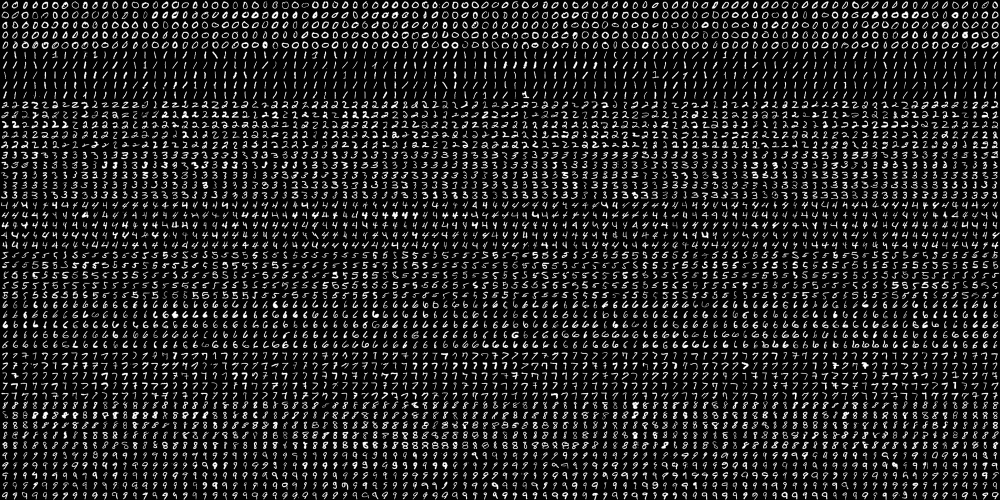
#> input picture images/digits.png, 2000 x 1000 px (shown at 1/2 size)
$ jupyter execute --allow-errors '5장. 2절. 싸이킷런의 MLPClassifier를 이용한 실시간 손글씨 숫자 인식하기.ipynb'   (text cells are left out)
#> lines starting #> are read from the running program, lines starting #| are printed output that depends on the picture; after the words box and inside, x2 and y2 are one past the last pixel; in counts of white or black regions, pixels touching at a corner belong together
[cell 1]
from IPython.display import display, HTML
display(HTML("<style>.container { width:100% !important; }</style>"))

[cell 2]
import cv2
img = cv2.imread('./images/digits.png', cv2.IMREAD_GRAYSCALE)
#> img is the input picture: shape (1000, 2000); min 0, max 255, mean 33.8
print(img.shape)
#| (1000, 2000)

[cell 3]
import numpy as np

cells = [np.hsplit(row,100) for row in np.vsplit(img,50)]
#> cells = 50 items
x = np.array(cells) / 255.
X = x[:,:].reshape(-1,400).astype(np.float32)
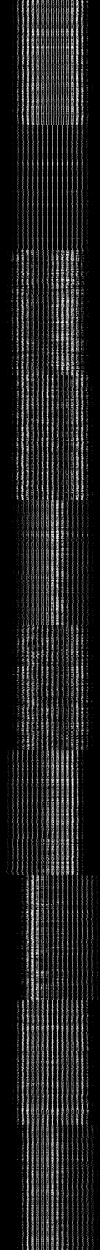
#> X: shape (5000, 400) float32 (shown at 1/4 size); min 0, max 1, mean 0.133
y = np.repeat(np.arange(10),500)

[cell 4]
from sklearn.model_selection import train_test_split
X_train, X_test, y_train, y_test = train_test_split(X, y, test_size=0.3,
                                                    random_state=1)
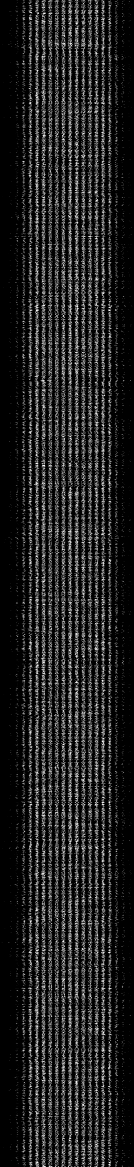
#> X_train: shape (3500, 400) float32 (shown at 1/3 size); min 0, max 1, mean 0.132
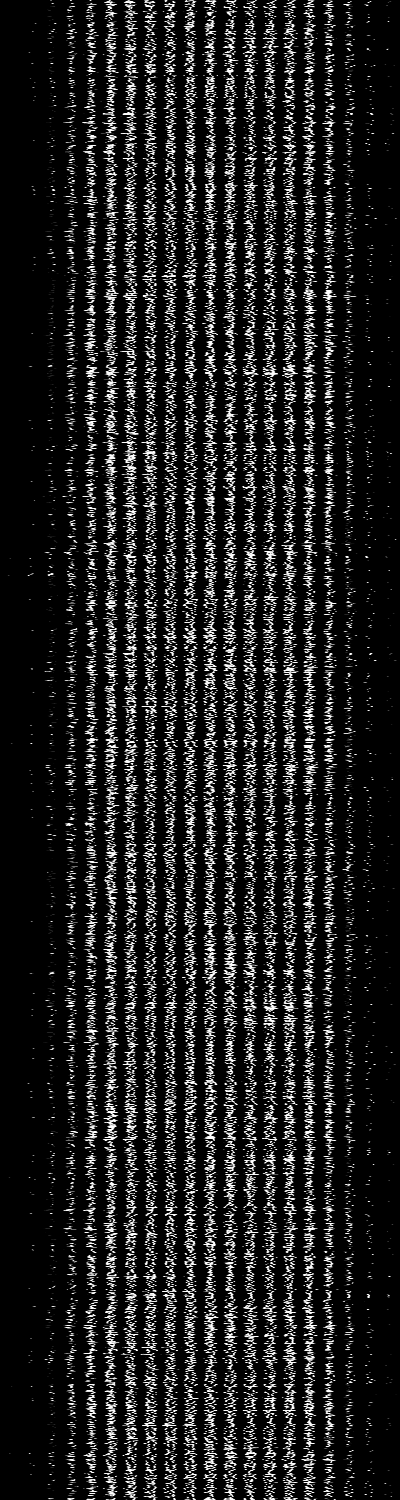
#> X_test: shape (1500, 400) float32; min 0, max 1, mean 0.134
#> y_train = 3500 values, max 9 at index 1, min 0 at index 2, mean 4.51; y_test = 1500 values, max 9 at index 1, min 0 at index 34, mean 4.47

[cell 5]
from sklearn.neural_network import MLPClassifier
model = MLPClassifier(hidden_layer_sizes=(512,256,128), verbose=True)

[cell 6]
model.fit(X_train, y_train)
#> (printed output is left out)

[cell 7]
import pickle
with open("number.model", "wb") as f:
    pickle.dump(model, f)

[cell 8]
img4 = cv2.imread('./images/four.png', 0)
cv2.imshow("4", img4)
cv2.waitKey(0)
cv2.destroyAllWindows()

#> (a cell that did not finish here is left out)

[cell 10]
import cv2
import numpy as np

cap = cv2.VideoCapture(0)
if cap.isOpened():
    while True:
        ret, img = cap.read()
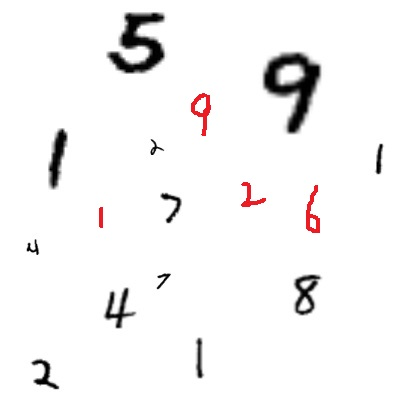
#> input picture sample.jpg, 416 x 416 px, given in place of the camera
#> img is the input picture: shape (416, 416, 3); mean B, G, R 245.4, 245.4, 246.3
        if not ret: break

        g_img = cv2.cvtColor(img, cv2.COLOR_BGR2GRAY)
        _, bin_img = cv2.threshold(g_img, 110, 255, cv2.THRESH_BINARY_INV)
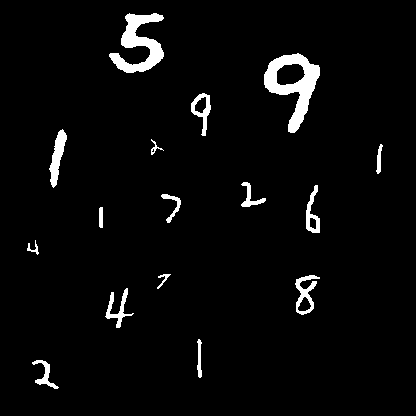
#> bin_img: shape (416, 416); 3.6% white; 16 white regions
        contours, hierarchy = cv2.findContours(bin_img, cv2.RETR_EXTERNAL,
                                               cv2.CHAIN_APPROX_SIMPLE)
#> contours = 16 contours; largest, box (x1, y1, x2, y2) and area: (264, 53, 320, 133) 2164, (109, 13, 164, 73) 1322, (295, 275, 320, 315) 444, (49, 129, 67, 188) 428, (191, 93, 211, 136) 404
        for contour in contours:
            (x,y), radius = cv2.minEnclosingCircle(contour)
            if radius < 5: continue # 5보다 작은 객체 Skip
            xs, xe = int(x-radius), int(x+radius)
            ys, ye = int(y-radius), int(y+radius)
            cv2.rectangle(bin_img, (xs,ys), (xe,ye), (200,0,0), 1)
            roi = bin_img[ys:ye, xs:xe]
            if roi.shape[0]*roi.shape[1] == 0: continue
            roi = cv2.resize(roi, dsize=(16, 16))
            A = np.zeros((20,20))
            A[2:-2,2:-2] = roi[:,:]
            A = A.reshape(-1,400)
            num = model.predict(A)
            cv2.putText(bin_img, str(num), (xs, ys), cv2.FONT_HERSHEY_PLAIN, 2, (200,0,0))
#> this loop made 16 passes
#> (x, y, radius, xs, xe, ys, ye, num) on passes 1 to 12: (44.75, 374.8, 18.04, 26, 62, 356, 392, [2]), (199, 358, 19.03, 179, 218, 338, 377, [1]), (121.5, 307.5, 20.26, 101, 141, 287, 327, [2]), (308.2, 294.6, 20.67, 287, 328, 273, 315, [3]), (163.5, 281, 9.55, 153, 173, 271, 290, [3]), (33.88, 247.3, 7.39, 26, 41, 239, 254, [3]), (101, 217, 10.05, 90, 111, 206, 227, [3]), (167.8, 207.4, 14.63, 153, 182, 192, 222, [3]), (315.5, 208.6, 23.65, 291, 339, 184, 232, [0]), (251.2, 194.4, 14.86, 236, 266, 179, 209, [2]), (379, 158.5, 14.64, 364, 393, 143, 173, [1]), (155.2, 146.5, 8.58, 146, 163, 137, 155, [2])
#> pass 1, `roi = bin_img[ys:ye, xs:xe]`:
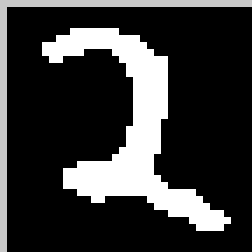
#> roi: shape (36, 36) (shown 7 times larger); min 0, max 255, mean 57
#> pass 2, `roi = bin_img[ys:ye, xs:xe]`:
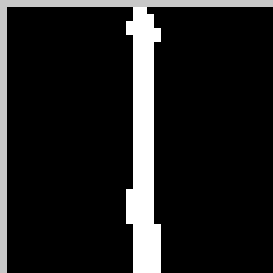
#> roi: shape (39, 39) (shown 7 times larger); min 0, max 255, mean 31.8
#> pass 3, `roi = bin_img[ys:ye, xs:xe]`:
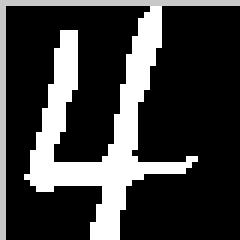
#> roi: shape (40, 40) (shown 6 times larger); min 0, max 255, mean 61.8
#> after the loop:
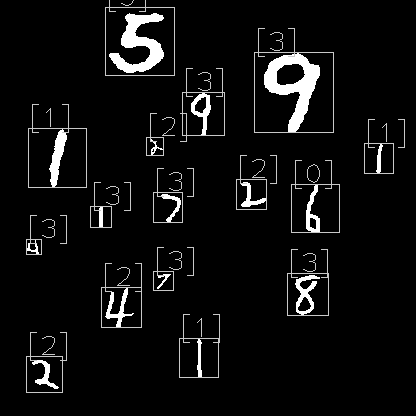
#> bin_img: shape (416, 416); 2.49% of pixels changed, all inside (x1, y1, x2, y2) = (26, 0, 405, 393)
        cv2.imshow("Image", bin_img)
        if cv2.waitKey(1)&0xFF == 27: break # ESC
#> (key Esc is pressed here)
else :
    print("Camera not opened")

cap.release()
cv2.destroyAllWindows()

[cell 11]
# RandomForestClassifier를 이용해서 모델을 만들 수 있습니다.
from sklearn.ensemble import RandomForestClassifier
model = RandomForestClassifier()
model.fit(X_train, y_train)

[cell 12]
model.score(X_test, y_test)
#> Out = 0.935
